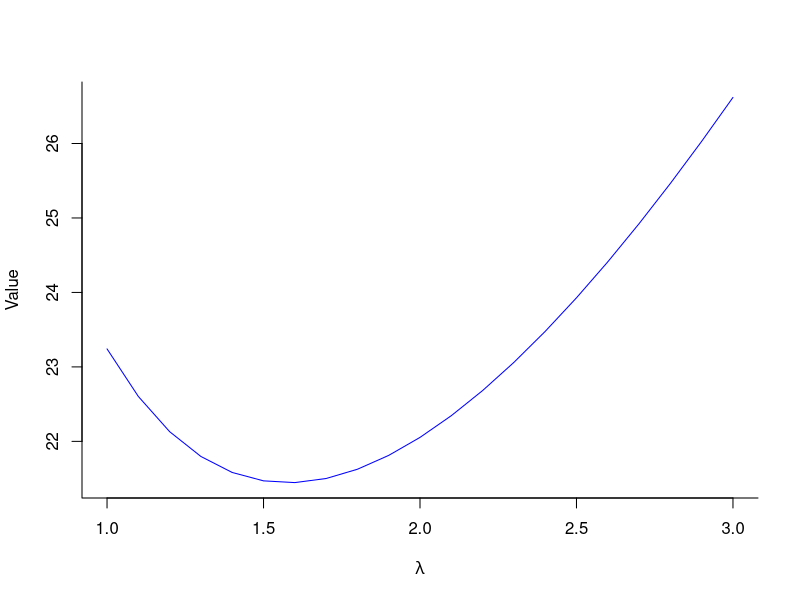
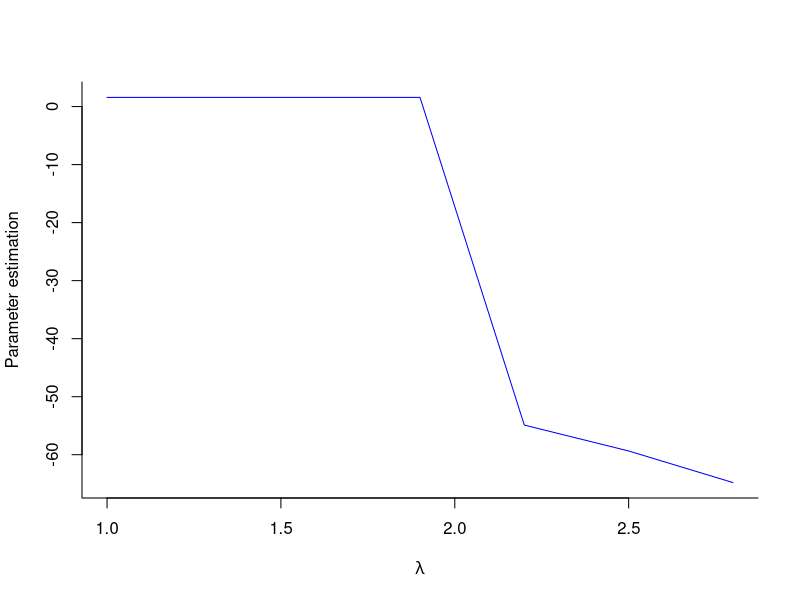
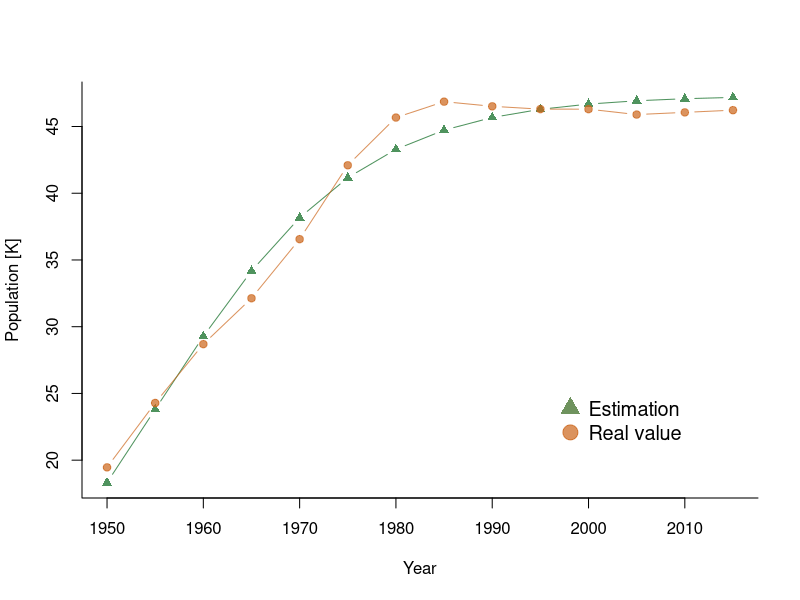
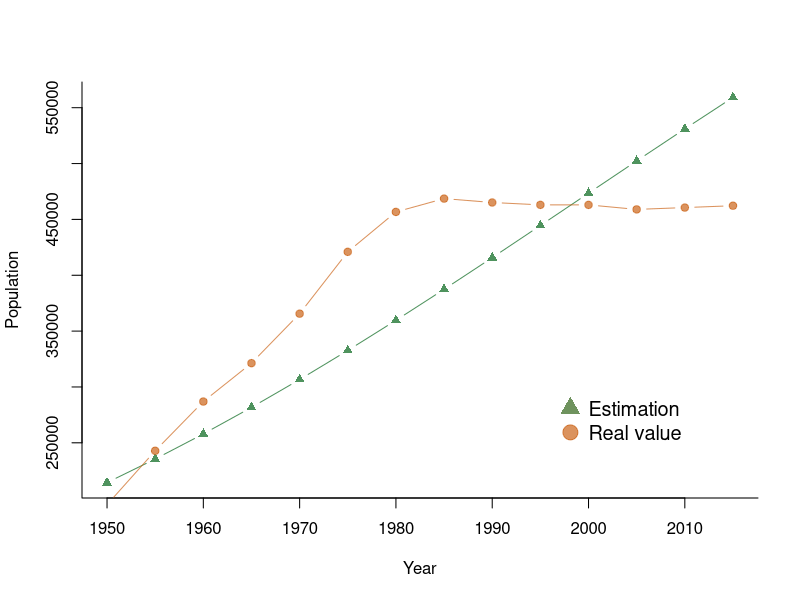
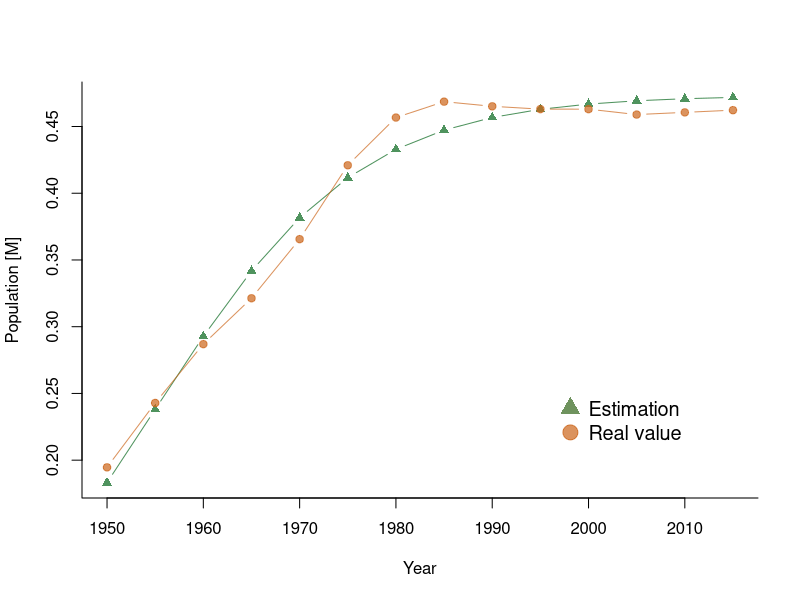
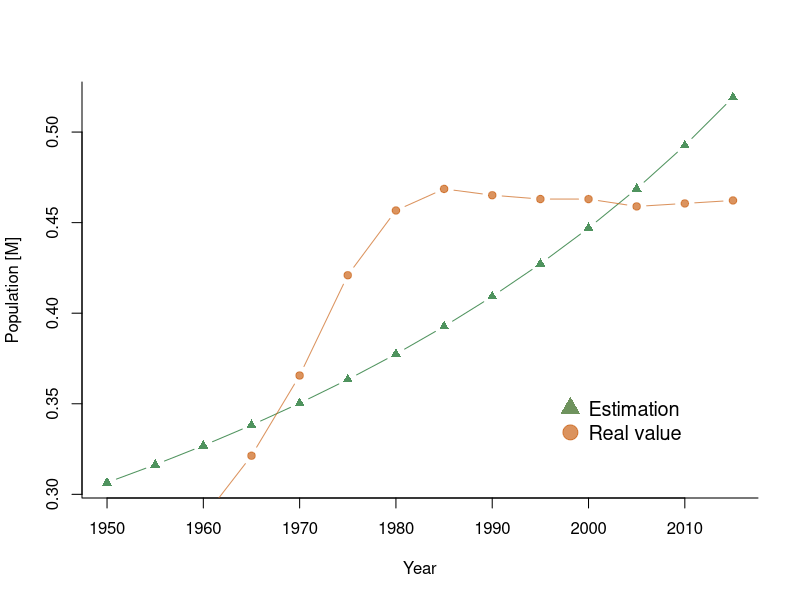

Reproduce these figures in R, in order.
## ---- chunk 1
knitr::opts_chunk$set(echo = TRUE)
## ---- chunk 2
library(tidyverse, , warn.conflicts=F, quietly=T)

pareto <- read.csv(file = 'Pareto.csv', sep=';')

ll <- function(lambda, x_0, x){
  n <- length(x)
  N <- length(lambda)

  r <- rep(0, N)
  for (i in 1:N){
    l <- lambda[i]
    r[i] <- -log((l^n) * (x_0^(l * n)) * (prod(x^(-l - 1))))
  }

  return(r)
  
}

## ---- chunk 3
x_0 <- 0.9 
x <- pareto$probka
l <- seq(1, 3, 0.1)

ll_l <- ll(l, x_0, x)

plot(ll_l~l , type="l" , bty="l" , xlab=expression(lambda) , ylab="Value" , col='blue' , lwd=1)

## ---- chunk 4
l_0 <- 1.1
min_l <- nlm(f=ll, p= l_0, x_0=x_0, x =x)
## ---- chunk 5
n <- length(x)

min_l_t <- 1 / (1/n * (sum(log(x))) - log(x_0))
min_ll <- ll(min_l_t, x_0, x)
## ---- chunk 6
l_0 <- 1
x_0 <- 0.85

min_l <- nlm(f=ll, p= l_0, x_0=x_0, x =x)
## ---- chunk 7
min_l_t <- 1 / (1/n * (sum(log(x))) - log(x_0))
min_ll <- ll(min_l_t, x_0, x)
## ---- chunk 8
l_0 <- 3
x_0 <- 0.95

min_l <- nlm(f=ll, p= l_0, x_0=x_0, x =x)
## ---- chunk 9
min_l_t <- 1 / (1/n * (sum(log(x))) - log(x_0))
min_ll <- ll(min_l_t, x_0, x)
## ---- chunk 10
x_0 <- 0.9 
x <- pareto$probka
l <- seq(1, 3, 0.3)
N <- length(l)

nlm_res <- rep(0, N)
for (i in 1:N){
  tryCatch(
    {
      nl <- nlm(f=ll, p=l[i], x_0 = x_0, x=x)
      r <- nl$estimate  
    },
    error=function(cond){
      r <- NA
    }
  )
  nlm_res[i] <- r
}

plot(nlm_res~l , type="l" , bty="l" , xlab=expression(lambda) , ylab="Parameter estimation" , col='blue' , lwd=1)

## ---- chunk 11
df <- read.csv(file = 'LudnoscGdanska.csv', sep=';')

#Defining scaled values
df$Liczebnosc_skalowana = df$Liczebnosc/10000

#Initial parameters
N_0_s <- df$Liczebnosc_skalowana[1]
r <- 0.01
K <- 2*max(df$Liczebnosc_skalowana)

p <- c(N_0_s, r, K)

#Time sequence
t <- 1950+seq(0,65,5)

#Functions estimates solution
N_t <- function(t, p){
  N_0 <- p[1]
  r <- p[2]
  K <- p[3]
  
  return((N_0*K)/(N_0 + (K-N_0)*exp(-r*t)))
  }

#Least squares loss function
BNK <- function(p, t, N_D){
  n <- length(t)
  bnk <- rep(0, n)
  for (i in 1:n){
    N_t_s <- N_t(i, p)
    bnk[i] <- (N_D[i] - N_t_s)**2
  }
  
  return(sum(bnk))
}

#Minimalize
min_params <- nlm(f=BNK, p=p, t=t, N_D = df$Liczebnosc_skalowana)

#Parameters
est_N <- min_params$estimate[1]
est_r <- min_params$estimate[2]
est_K <- min_params$estimate[3]

## ---- chunk 12
p_est <- c(est_N, est_r, est_K)
n <- length(t)

N_t_w <- rep(0, n)
for(i in 1:n){
  N_t_w[i] <- N_t(i, p_est)
}

df$Liczebnosc_estymacja <- N_t_w 

plot(df$Liczebnosc_estymacja~df$Rok , type="b" , bty="l" , xlab="Year" , ylab="Population [K]" , col=rgb(0.02,0.4,0.1,0.7) , lwd=1 , pch=17)
lines(df$Liczebnosc_skalowana~df$Rok , col=rgb(0.8,0.4,0.1,0.7) , lwd=1 , pch=19 , type="b" )
 
# Add a legend
legend("bottomright", 
  legend = c("Estimation", "Real value"), 
  col = c(rgb(0.2,0.4,0.1,0.7), 
  rgb(0.8,0.4,0.1,0.7)), 
  pch = c(17,19), 
  bty = "n", 
  pt.cex = 2, 
  cex = 1.2, 
  text.col = "black", 
  horiz = F , 
  inset = c(0.1, 0.1))
## ---- chunk 13
#Defining scaled values
df$Liczebnosc_skalowana = df$Liczebnosc/100

#Initial parameters
N_0_s <- df$Liczebnosc_skalowana[1]
r <- 0.01
K <- 2*max(df$Liczebnosc_skalowana)

p <- c(N_0_s, r, K)

#Time sequence
t <- 1950+seq(0,65,5)

#Least squares loss function minimalize
min_params <- nlm(f=BNK, p=p, t=t, N_D = df$Liczebnosc_skalowana)

#Parameters
est_N <- min_params$estimate[1]
est_r <- min_params$estimate[2]
est_K <- min_params$estimate[3]

## ---- chunk 14
p_est <- c(est_N, est_r, est_K)
n <- length(t)

N_t_w <- rep(0, n)
for(i in 1:n){
  N_t_w[i] <- N_t(i, p_est)
}

df$Liczebnosc_estymacja <- N_t_w *100

plot(df$Liczebnosc_estymacja~df$Rok , type="b" , bty="l" , xlab="Year" , ylab="Population" , col=rgb(0.02,0.4,0.1,0.7) , lwd=1 , pch=17)
lines(df$Liczebnosc~df$Rok , col=rgb(0.8,0.4,0.1,0.7) , lwd=1 , pch=19 , type="b" )
 
# Add a legend
legend("bottomright", 
  legend = c("Estimation", "Real value"), 
  col = c(rgb(0.2,0.4,0.1,0.7), 
  rgb(0.8,0.4,0.1,0.7)), 
  pch = c(17,19), 
  bty = "n", 
  pt.cex = 2, 
  cex = 1.2, 
  text.col = "black", 
  horiz = F , 
  inset = c(0.1, 0.1))
## ---- chunk 15
#Defining scaled values
df$Liczebnosc_skalowana = df$Liczebnosc/1000000

#Initial parameters
N_0_s <- df$Liczebnosc_skalowana[1]
r <- 0.01
K <- 2*max(df$Liczebnosc_skalowana)

p <- c(N_0_s, r, K)

#Time sequence
t <- 1950+seq(0,65,5)

#Least squares loss minimalize
min_params <- nlm(f=BNK, p=p, t=t, N_D = df$Liczebnosc_skalowana)

#Parameters
est_N <- min_params$estimate[1]
est_r <- min_params$estimate[2]
est_K <- min_params$estimate[3]

## ---- chunk 16
p_est <- c(est_N, est_r, est_K)
n <- length(t)

N_t_w <- rep(0, n)
for(i in 1:n){
  N_t_w[i] <- N_t(i, p_est)
}

df$Liczebnosc_estymacja <- N_t_w

plot(df$Liczebnosc_estymacja~df$Rok , type="b" , bty="l" , xlab="Year" , ylab="Population [M]" , col=rgb(0.02,0.4,0.1,0.7) , lwd=1 , pch=17)
lines(df$Liczebnosc_skalowana~df$Rok , col=rgb(0.8,0.4,0.1,0.7) , lwd=1 , pch=19 , type="b" )
 
# Add a legend
legend("bottomright", 
  legend = c("Estimation", "Real value"), 
  col = c(rgb(0.2,0.4,0.1,0.7), 
  rgb(0.8,0.4,0.1,0.7)), 
  pch = c(17,19), 
  bty = "n", 
  pt.cex = 2, 
  cex = 1.2, 
  text.col = "black", 
  horiz = F , 
  inset = c(0.1, 0.1))
## ---- chunk 17
#Defining scaled values
df$Liczebnosc_skalowana = df$Liczebnosc/1000000

#Initial parameters
N_0_s <- df$Liczebnosc_skalowana[1]
r <- 1
K <- 10*max(df$Liczebnosc_skalowana)

p <- c(N_0_s, r, K)

#Time sequence
t <- 1950+seq(0,65,5)

#Least squares loss minimalize
min_params <- nlm(f=BNK, p=p, t=t, N_D = df$Liczebnosc_skalowana)

#Parameters
est_N <- min_params$estimate[1]
est_r <- min_params$estimate[2]
est_K <- min_params$estimate[3]

## ---- chunk 18
#Defining scaled values
df$Liczebnosc_skalowana = df$Liczebnosc/1000000

#Initial parameters
N_0_s <- df$Liczebnosc_skalowana[1]
r <- 0.0001
K <- 0.1*max(df$Liczebnosc_skalowana)

p <- c(N_0_s, r, K)

#Time sequence
t <- 1950+seq(0,65,5)

#Least squares loss minimalize
min_params <- nlm(f=BNK, p=p, t=t, N_D = df$Liczebnosc_skalowana)

#Parameters
est_N <- min_params$estimate[1]
est_r <- min_params$estimate[2]
est_K <- min_params$estimate[3]

## ---- chunk 19
p_est <- c(est_N, est_r, est_K)
n <- length(t)

N_t_w <- rep(0, n)
for(i in 1:n){
  N_t_w[i] <- N_t(i, p_est)
}

df$Liczebnosc_estymacja <- N_t_w

plot(df$Liczebnosc_estymacja~df$Rok , type="b" , bty="l" , xlab="Year" , ylab="Population [M]" , col=rgb(0.02,0.4,0.1,0.7) , lwd=1 , pch=17)
lines(df$Liczebnosc_skalowana~df$Rok , col=rgb(0.8,0.4,0.1,0.7) , lwd=1 , pch=19 , type="b" )
 
# Add a legend
legend("bottomright", 
  legend = c("Estimation", "Real value"), 
  col = c(rgb(0.2,0.4,0.1,0.7), 
  rgb(0.8,0.4,0.1,0.7)), 
  pch = c(17,19), 
  bty = "n", 
  pt.cex = 2, 
  cex = 1.2, 
  text.col = "black", 
  horiz = F , 
  inset = c(0.1, 0.1))
